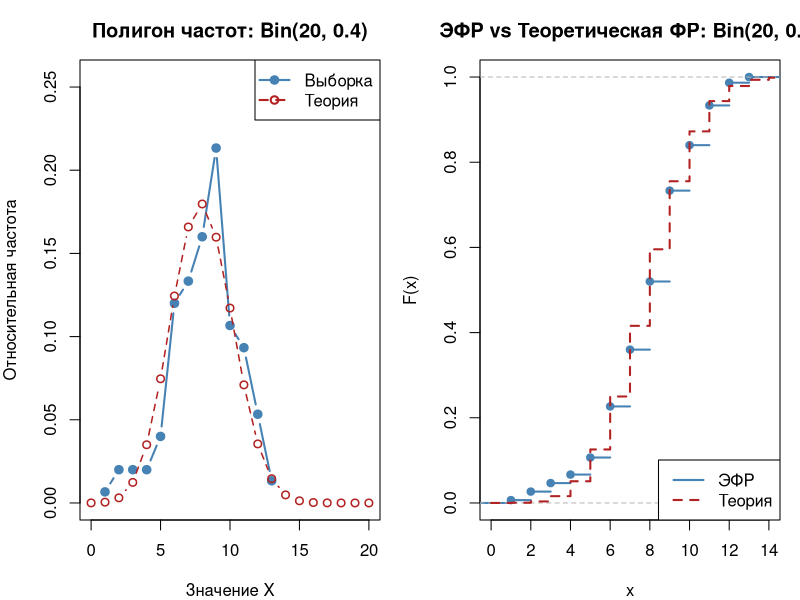
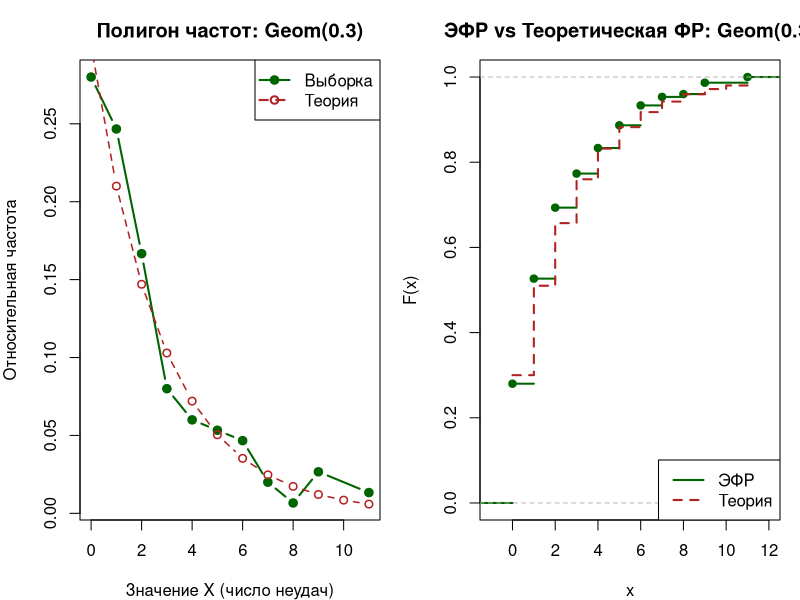

R code for these plots, in order:
set.seed(42)

dir.create("plots", showWarnings = FALSE)

n_bin <- 20
p_bin <- 0.4
q_bin <- 1 - p_bin
N_bin <- 150

# сколько успехов из n испытаний при вероятности p
sample_bin <- rbinom(N_bin, size = n_bin, prob = p_bin)

cat("--- биномиальное распределение Bin(20, 0.4)\n")

x_bar_bin  <- mean(sample_bin)             
var_bin    <- var(sample_bin)              
sd_bin     <- sd(sample_bin)             
mode_bin   <- as.integer(names(sort(table(sample_bin), decreasing=TRUE)[1]))
median_bin <- median(sample_bin)

m3 <- mean((sample_bin - x_bar_bin)^3)
m2 <- mean((sample_bin - x_bar_bin)^2)
skew_bin <- m3 / (m2^(3/2))

kurt_bin <- mean((sample_bin - x_bar_bin)^4) / (m2^2) - 3

cat("Выборочные характеристики\n")
cat(sprintf("Среднее  (x̄)     : %.4f\n", x_bar_bin))
cat(sprintf("Дисперсия (s²)   : %.4f\n", var_bin))
cat(sprintf("СКО (s)          : %.4f\n", sd_bin))
cat(sprintf("Мода             : %d\n",   mode_bin))
cat(sprintf("Медиана          : %.1f\n", median_bin))
cat(sprintf("Асимметрия       : %.4f\n", skew_bin))
cat(sprintf("Эксцесс          : %.4f\n", kurt_bin))

# Для Bin(n, p): MX = n*p,  DX = n*p*q

mx_bin_theor <- n_bin * p_bin
dx_bin_theor <- n_bin * p_bin * q_bin

cat("\n--- Теоретические характеристики ---\n")
cat(sprintf("MX = n*p = %d * %.1f = %.4f\n", n_bin, p_bin, mx_bin_theor))
cat(sprintf("DX = n*p*q = %d * %.1f * %.1f = %.4f\n", n_bin, p_bin, q_bin, dx_bin_theor))
cat(sprintf("\nОтклонение среднего от MX:        %.4f (%.2f%%)\n",
            abs(x_bar_bin - mx_bin_theor), abs(x_bar_bin - mx_bin_theor)/mx_bin_theor*100))
cat(sprintf("Отклонение дисперсии от DX:       %.4f (%.2f%%)\n",
            abs(var_bin - dx_bin_theor), abs(var_bin - dx_bin_theor)/dx_bin_theor*100))

# Метод моментов: MX = n*p  =>  vp = lx / n
p_hat_bin <- x_bar_bin / n_bin
cat("\n--- Оценка параметров ---\n")
cat(sprintf("Оценка p: p̂ = x̄/n = %.4f (истинное p = %.1f)\n", p_hat_bin, p_bin))


obs_freq <- table(factor(sample_bin, levels = 0:n_bin))  
theor_prob <- dbinom(0:n_bin, size = n_bin, prob = p_bin) 

exp_freq_full <- theor_prob * N_bin

valid <- exp_freq_full >= 5
left_cutoff  <- min(which(valid))    
right_cutoff <- max(which(valid))     

# Группируем: всё левее left_cutoff — в одну ячейку, правее right_cutoff — в другую
groups_obs <- c(
  sum(obs_freq[1:left_cutoff]),
  obs_freq[(left_cutoff+1):(right_cutoff-1)],
  sum(obs_freq[right_cutoff:length(obs_freq)])
)
groups_exp <- c(
  sum(exp_freq_full[1:left_cutoff]),
  exp_freq_full[(left_cutoff+1):(right_cutoff-1)],
  sum(exp_freq_full[right_cutoff:length(exp_freq_full)])
)

chi2_bin <- sum((groups_obs - groups_exp)^2 / groups_exp)
df_bin   <- length(groups_obs) - 1 - 1  
p_val_bin <- pchisq(chi2_bin, df = df_bin, lower.tail = FALSE)

cat("\nКритерий Хи-квадрат\n")
cat(sprintf("Хи-квадрат наблюдаемое : %.4f\n", chi2_bin))
cat(sprintf("Степени свободы: %d\n",   df_bin))
cat(sprintf("p-значение      : %.4f\n", p_val_bin))
if (p_val_bin > 0.05) {
  cat("Вывод: H0 НЕ ОТВЕРГАЕТСЯ (p > 0.05) — данные согласуются с Bin(20, 0.4)\n")
} else {
  cat("Вывод: H0 ОТВЕРГАЕТСЯ (p < 0.05)\n")
}

png("plots/task1_binomial.png", width=1200, height=500, res=120)
par(mfrow=c(1,2), mar=c(4,4,3,1))

freq_table_bin <- table(sample_bin) / N_bin
plot(as.integer(names(freq_table_bin)), as.numeric(freq_table_bin),
     type="b", pch=19, col="steelblue", lwd=2,
     xlab="Значение X", ylab="Относительная частота",
     main="Полигон частот: Bin(20, 0.4)",
     xlim=c(0, n_bin), ylim=c(0, max(freq_table_bin)*1.2))
lines(0:n_bin, dbinom(0:n_bin, n_bin, p_bin),
      type="b", pch=1, col="firebrick", lwd=1.5, lty=2)
legend("topright", legend=c("Выборка", "Теория"),
       col=c("steelblue","firebrick"), lwd=2, lty=c(1,2), pch=c(19,1))

plot(ecdf(sample_bin), col="steelblue", lwd=2,
     xlab="x", ylab="F(x)",
     main="ЭФР vs Теоретическая ФР: Bin(20, 0.4)")
x_grid <- 0:n_bin
lines(x_grid, pbinom(x_grid, n_bin, p_bin),
      type="s", col="firebrick", lwd=2, lty=2)
legend("bottomright", legend=c("ЭФР", "Теория"),
       col=c("steelblue","firebrick"), lwd=2, lty=c(1,2))

dev.off()
cat("\nГрафики сохранены: plots\n")

p_geom <- 0.3
q_geom <- 1 - p_geom
N_geom <- 150

# rgeom в R реализует именно "число неудач до первого успеха"
sample_geom <- rgeom(N_geom, prob = p_geom)

cat("  геометрическое распределение Geom(0.3)\n")

x_bar_geom  <- mean(sample_geom)
var_geom    <- var(sample_geom)
sd_geom     <- sd(sample_geom)
mode_geom   <- as.integer(names(sort(table(sample_geom), decreasing=TRUE)[1]))
median_geom <- median(sample_geom)

m3g <- mean((sample_geom - x_bar_geom)^3)
m2g <- mean((sample_geom - x_bar_geom)^2)
skew_geom <- m3g / (m2g^(3/2))
kurt_geom <- mean((sample_geom - x_bar_geom)^4) / (m2g^2) - 3

cat("Выборочные характеристики\n")
cat(sprintf("Среднее  (x)     : %.4f\n", x_bar_geom))
cat(sprintf("Дисперсия (s)   : %.4f\n", var_geom))
cat(sprintf("СКО (s)          : %.4f\n", sd_geom))
cat(sprintf("Мода             : %d\n",   mode_geom))
cat(sprintf("Медиана          : %.1f\n", median_geom))
cat(sprintf("Асимметрия       : %.4f\n", skew_geom))
cat(sprintf("Эксцесс          : %.4f\n", kurt_geom))

mx_geom_theor <- q_geom / p_geom
dx_geom_theor <- q_geom / p_geom^2

cat("\n--- Теоретические характеристики ---\n")
cat(sprintf("MX = q/p = %.1f/%.1f = %.4f\n", q_geom, p_geom, mx_geom_theor))
cat(sprintf("DX = q/p² = %.1f/%.2f = %.4f\n", q_geom, p_geom^2, dx_geom_theor))
cat(sprintf("\nОтклонение среднего:    %.4f (%.2f%%)\n",
            abs(x_bar_geom - mx_geom_theor), abs(x_bar_geom - mx_geom_theor)/mx_geom_theor*100))
cat(sprintf("Отклонение дисперсии:   %.4f (%.2f%%)\n",
            abs(var_geom - dx_geom_theor), abs(var_geom - dx_geom_theor)/dx_geom_theor*100))

p_hat_geom <- 1 / (x_bar_geom + 1)
cat("\n--- Оценка параметров ---\n")
cat(sprintf("Оценка p: p̂ = 1/(x̄+1) = 1/(%.4f+1) = %.4f (истинное p = %.1f)\n",
            x_bar_geom, p_hat_geom, p_geom))

max_k <- qgeom(0.99, p_geom)  # охватываем 99% вероятности
k_vals <- 0:max_k

obs_geom <- table(factor(sample_geom, levels=c(as.character(k_vals), "tail")))
obs_geom["tail"] <- sum(sample_geom > max_k)

theor_prob_geom <- c(dgeom(k_vals, p_geom), pgeom(max_k, p_geom, lower.tail=FALSE))
exp_geom <- theor_prob_geom * N_geom

valid_g <- exp_geom >= 5
obs_valid <- as.numeric(obs_geom)[valid_g]
exp_valid <- exp_geom[valid_g]

chi2_geom <- sum((obs_valid - exp_valid)^2 / exp_valid)
df_geom   <- length(obs_valid) - 1 - 1
p_val_geom <- pchisq(chi2_geom, df=df_geom, lower.tail=FALSE)

cat("\nКритерий Хи-квадрат\n")
cat(sprintf("Хи-квадрат наблюдаемое : %.4f\n", chi2_geom))
cat(sprintf("Степени свободы: %d\n",   df_geom))
cat(sprintf("p-значение      : %.4f\n", p_val_geom))
if (p_val_geom > 0.05) {
  cat("Вывод: H0 НЕ ОТВЕРГАЕТСЯ (p > 0.05) — данные согласуются с Geom(0.3)\n")
} else {
  cat("Вывод: H0 ОТВЕРГАЕТСЯ (p < 0.05)\n")
}

png("plots/task1_geometric.png", width=1200, height=500, res=120)
par(mfrow=c(1,2), mar=c(4,4,3,1))

freq_table_geom <- table(sample_geom) / N_geom
plot(as.integer(names(freq_table_geom)), as.numeric(freq_table_geom),
     type="b", pch=19, col="darkgreen", lwd=2,
     xlab="Значение X (число неудач)", ylab="Относительная частота",
     main="Полигон частот: Geom(0.3)")
k_range <- 0:max(sample_geom)
lines(k_range, dgeom(k_range, p_geom),
      type="b", pch=1, col="firebrick", lwd=1.5, lty=2)
legend("topright", legend=c("Выборка", "Теория"),
       col=c("darkgreen","firebrick"), lwd=2, lty=c(1,2), pch=c(19,1))

plot(ecdf(sample_geom), col="darkgreen", lwd=2,
     xlab="x", ylab="F(x)",
     main="ЭФР vs Теоретическая ФР: Geom(0.3)")
lines(k_range, pgeom(k_range, p_geom),
      type="s", col="firebrick", lwd=2, lty=2)
legend("bottomright", legend=c("ЭФР", "Теория"),
       col=c("darkgreen","firebrick"), lwd=2, lty=c(1,2))

dev.off()
cat("\nГрафики сохранены: plots/task1_geometric.png\n")
